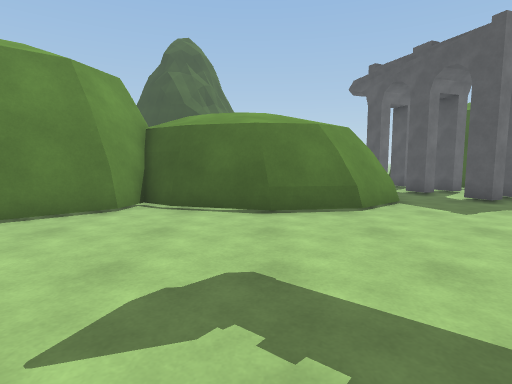
View 1 (above)

24 first-person views from a walk through a scene from a Unity 3-D project. The camera is 1.3 m above the floor, tilts 6° down and sees 80° across. The floor is counted in squares, 1 m on a side. Each view is taken from the middle of a square. On the plan, view 1 faces up. The plan holds only what a view shows up to about 14 squares ahead; the rest is blank. The place goes on beyond the plan. The player character is not drawn. Surface patterns are stand-ins for the level's own textures.

View 2
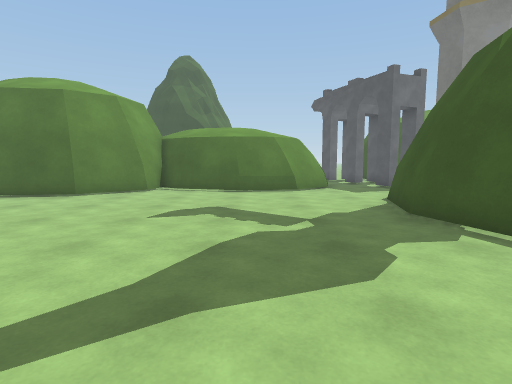

View 3
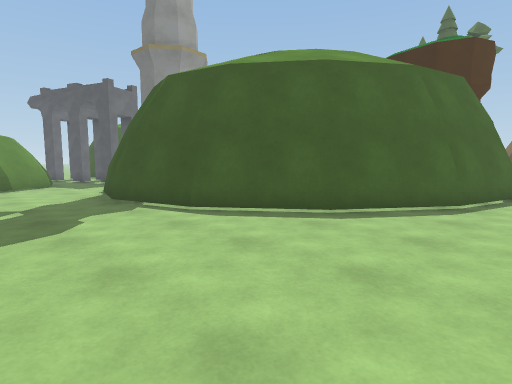

View 4
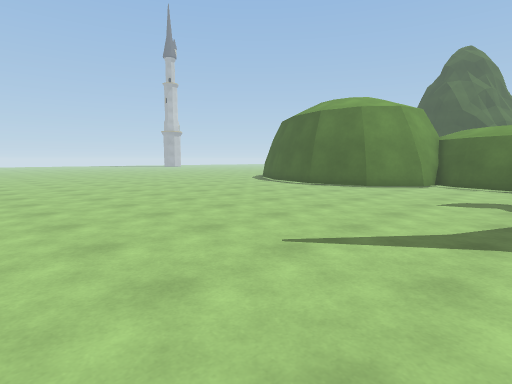

View 5
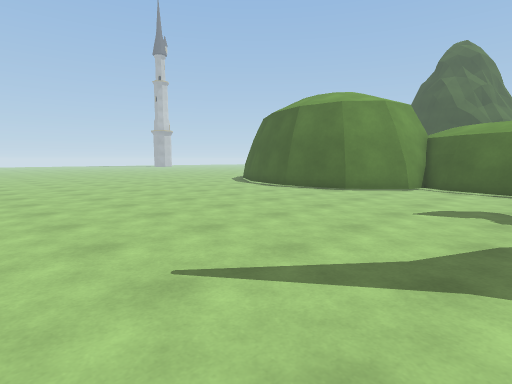

View 6
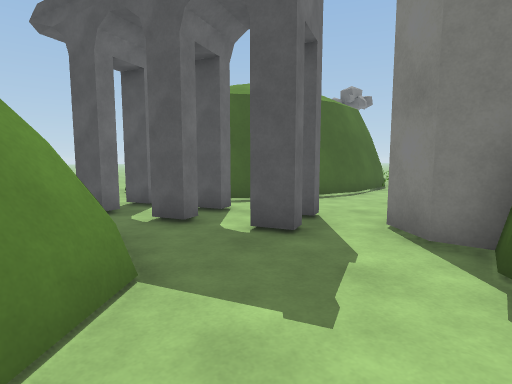

View 7
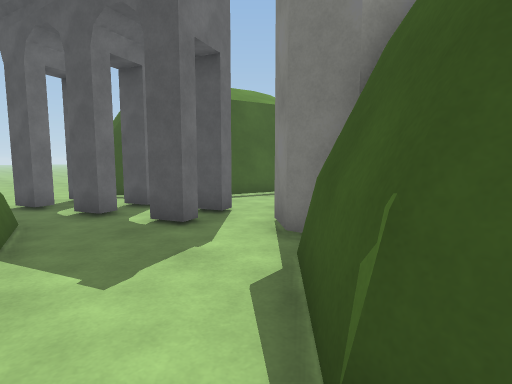

View 8
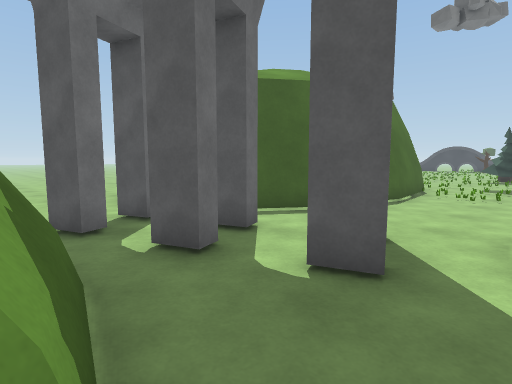

View 9
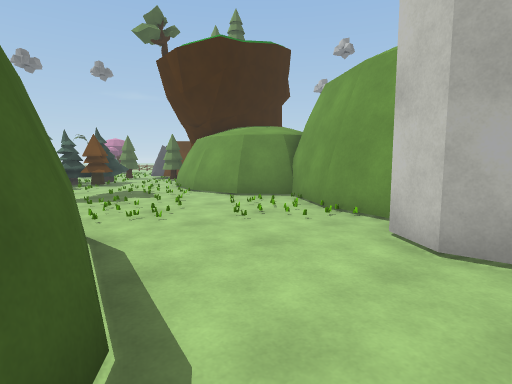

View 10
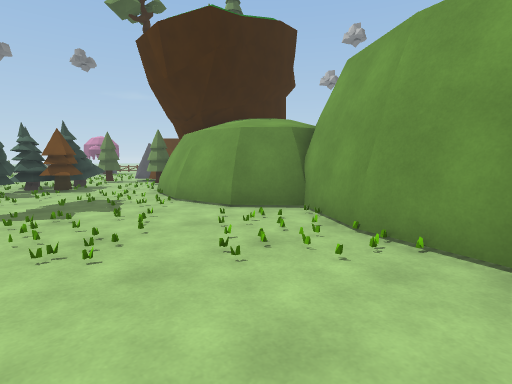

View 11
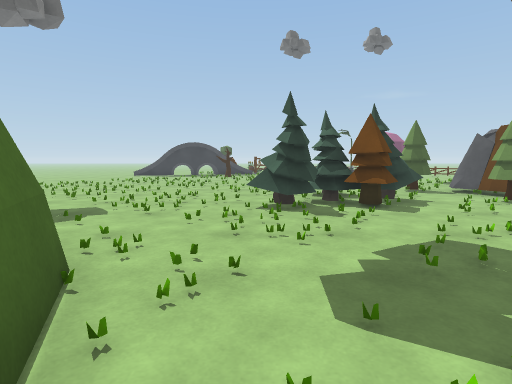

View 12
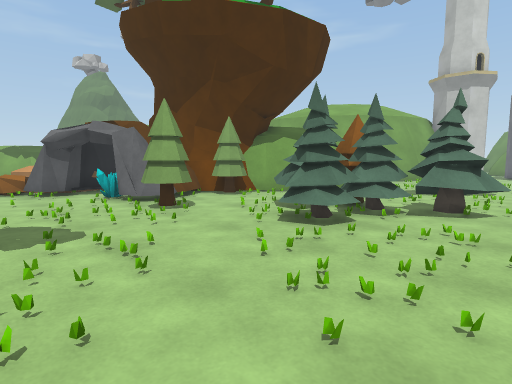

View 13
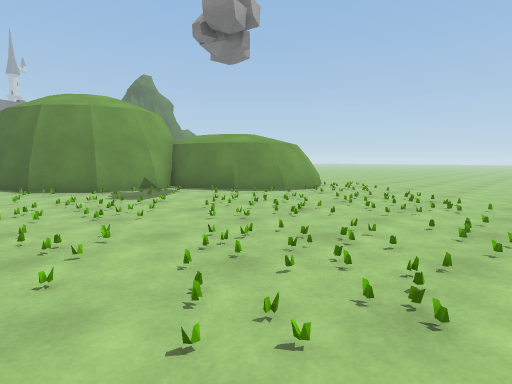

View 14
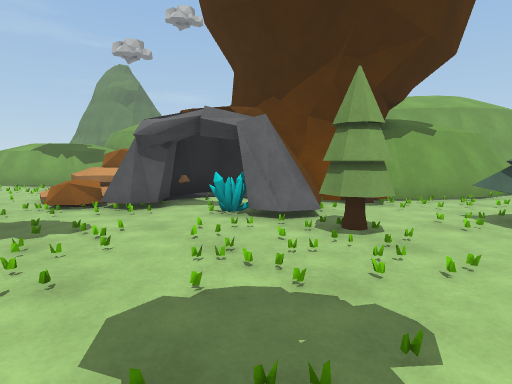

View 15
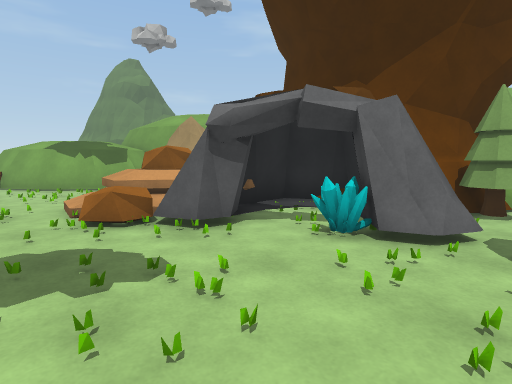

View 16
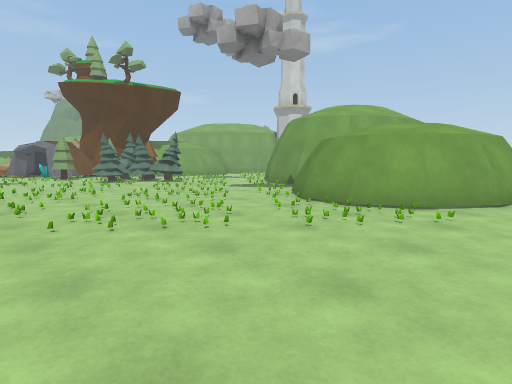

View 17
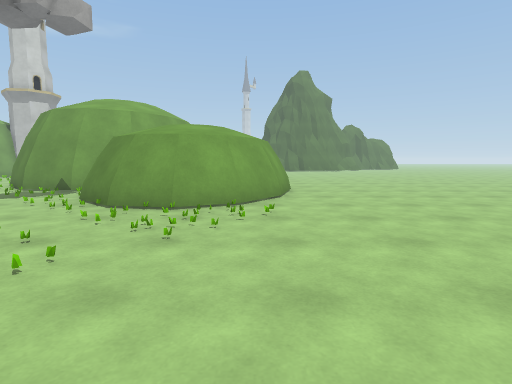

View 18
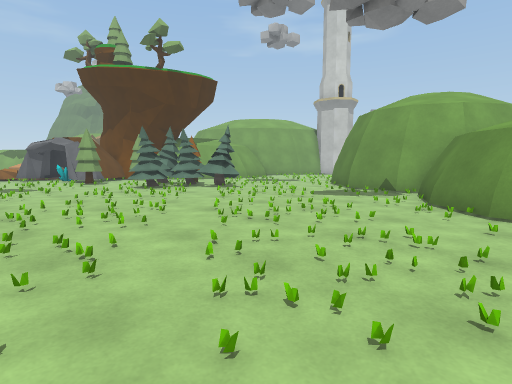

View 19
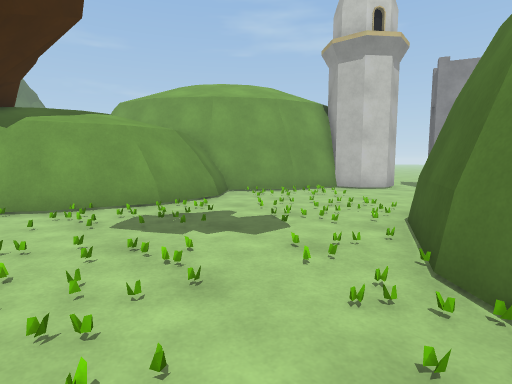

View 20
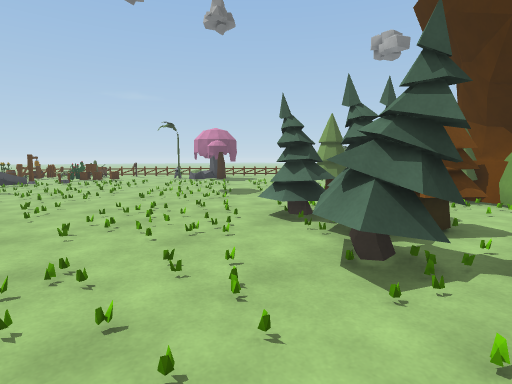

View 21
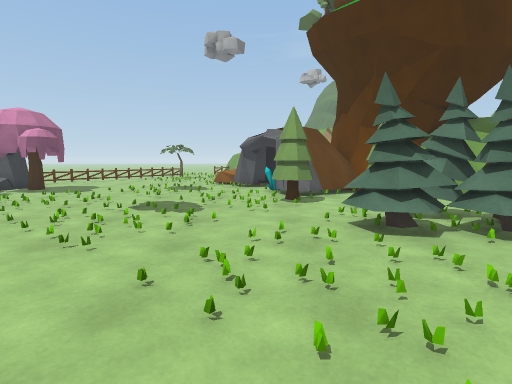

View 22
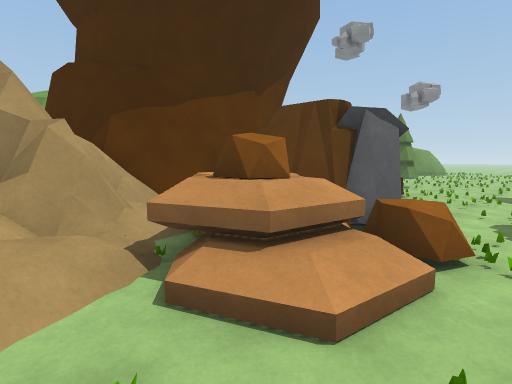

View 23
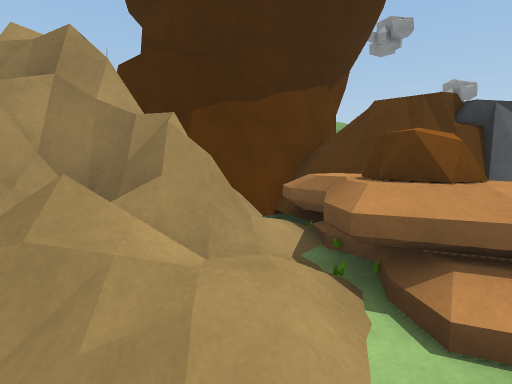

View 24
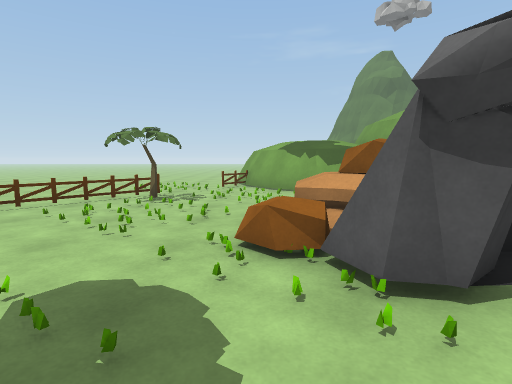

### Floor plan
Key: @ floor where view 1 was taken; # wall or solid block; x gap in a wall; . floor; / step, stairs or slope; = window, fence, low wall or low ledge; T thing the floor can be seen under or through; P pine tree; R tree; C crystal; K rock; O other object.
Columns run from 7 left of view 1 to 35 right of it. Each row starts with its distance up from view 1.
 27                              ............ .
 26                              ###..........
 25                               ###=.........
 24              ..                 ##.........
 23              ..                  ##//......
 22              .                   #=./......
 21              .                  ##=../.....
 20              .                 ### ..//....
 19              ..              ###= .././....
 18             ...              #/...../.././/
 17             ...              #/........../.
 16             . .#             #./././...././
 15             . T##           ##..///....///.
 14             TTT.##         ##...///..././/.
 13                #.###     ###=.../../...//..
 12            #=TT#...#######......./.../.....
 11            #=..x................PP....//...
 10    ##     ##..###............//.PPP.///....
  9    ####  ###...............././..PPPP//../.
  8   ##.######.....###........///./PPPPP....//
  7  ###...........## #.........///..PPP...//./
  6 ##............##  ###.....==.../..PP../..//
  5 .............##     ###.#######/.....R/....
  4 ............##        ####   ###/R..RR.//..
  3 ............#                  ##RR.##.....
  2 ............#                   ######.....
  1 ............##                     # CC....
  0 .......@....##                       O#....
 -1 .............#                     #####...
 -2 .............##                    ###K#K/.
 -3 ..............##                   =KKKKK./
 -4 ...............##                  =KKK /./
 -5 ................##                ##=K/////
 -6 .................####             ##=//../.
 -7 ........ ...........##            #==//....
 -8   ..... . .....                   ###//...O

Where each view was taken, in squares from view 1:
view 1: 0 up, 0 right, facing up
view 2: 5 down, 1 right, facing up
view 3: 8 down, 1 right, facing up-right
view 4: 8 down, 1 right, facing up-left
view 5: 6 down, 1 right, facing up-left
view 6: 6 up, 3 right, facing up-right
view 7: 4 up, 4 right, facing up-right
view 8: 8 up, 4 right, facing up-right
view 9: 13 up, 9 right, facing down-right
view 10: 11 up, 11 right, facing down-right
view 11: 11 up, 17 right, facing right
view 12: 12 up, 34 right, facing down-left
view 13: 11 up, 35 right, facing up-left
view 14: 7 up, 35 right, facing down-left
view 15: 4 up, 35 right, facing down-left
view 16: 27 up, 35 right, facing down-left
view 17: 25 up, 35 right, facing left
view 18: 22 up, 35 right, facing down-left
view 19: 14 up, 24 right, facing down-left
view 20: 14 up, 24 right, facing down-right
view 21: 14 up, 31 right, facing down
view 22: 7 down, 34 right, facing up-left
view 23: 8 down, 32 right, facing up-left
view 24: 2 up, 33 right, facing down
